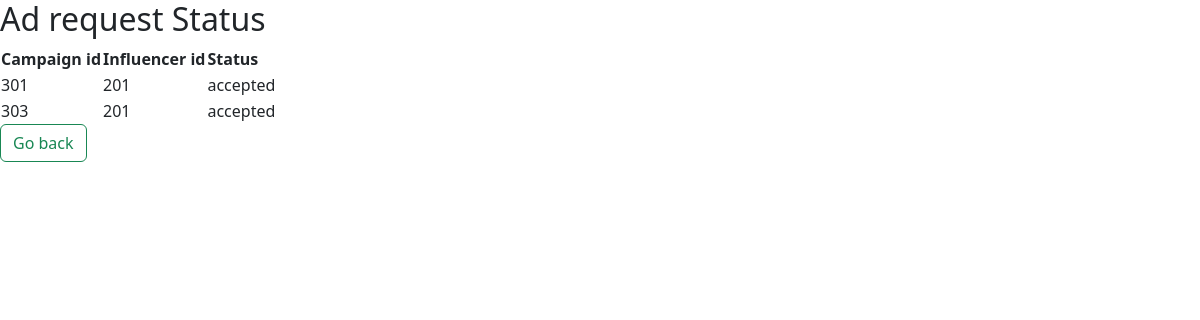
Page /adreq_status on the earlier database version.
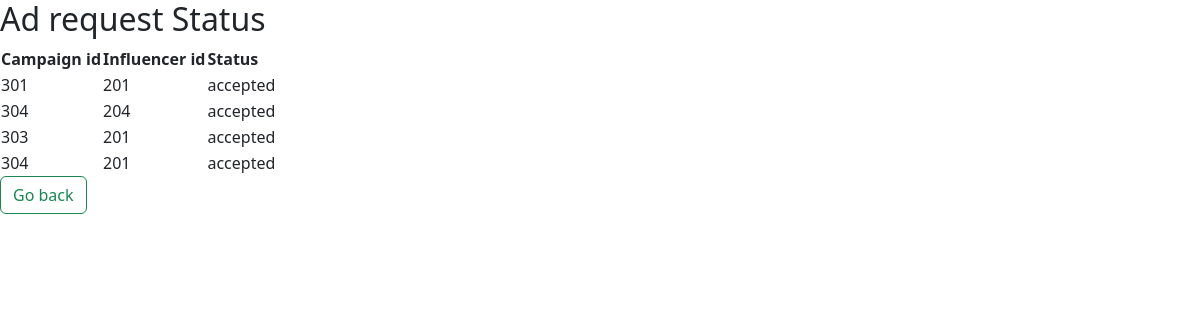
Same page on the later database version.
### application/models.py (models this page shows)
class Adrequest(db.Model):
    __tablename__="adrequest"
    adreq_id=db.Column(db.Integer,primary_key=True,nullable=False)
    inf_id=db.Column(db.Integer,db.ForeignKey("influencer.inf_id"),nullable=False)
    camp_id=db.Column(db.Integer,db.ForeignKey("campaign.camp_id"),nullable=False)
    messages=db.Column(db.String)
    requirements=db.Column(db.String)
    pay_amount=db.Column(db.Integer,nullable=False)
    status=db.Column(db.String,nullable=False)

### application/controllers.py (the view)
@app.route("/adreq_status",methods=["GET"])
def adreq_status():
    adstatus=[]
    adreq=Adrequest.query.all()
    for i in adreq:
        if i.status=="accepted":
            adstatus.append(i)
    return render_template("adreq_status.html",adreq=adstatus)

### templates/adreq_status.html (shortened to what this page needs)
<!DOCTYPE html>
<html lang="en">
<head>
    <link href="https://cdn.jsdelivr.net/npm/bootstrap@5.3.3/dist/css/bootstrap.min.css" rel="stylesheet">
</head>
<body>
    <h2>Ad request Status</h2>
    <table id="ongoing-campaigns">
        <tr>
            <th>Campaign id</th>
            <th>Influencer id</th>
            <th>Status</th>
        </tr>
        {%for i in adreq%}
            <tr>
                <td>{{i.camp_id}}</td>
                <td>{{i.inf_id}}</td>
                <td>{{i.status}}</td>
            </tr>
        {%endfor%}
    </table>
    <td> <a href="{{url_for('admin_dashboard') }}"><button class="btn btn-outline-success" type="button">Go back</button></a></td>
</body>
</html>

Differences in the rows shown:
now on this page (row edited): Adrequest: camp_id "304", inf_id "204", status "accepted"
now on this page (row edited): Adrequest: camp_id "304", inf_id "201", status "accepted"
